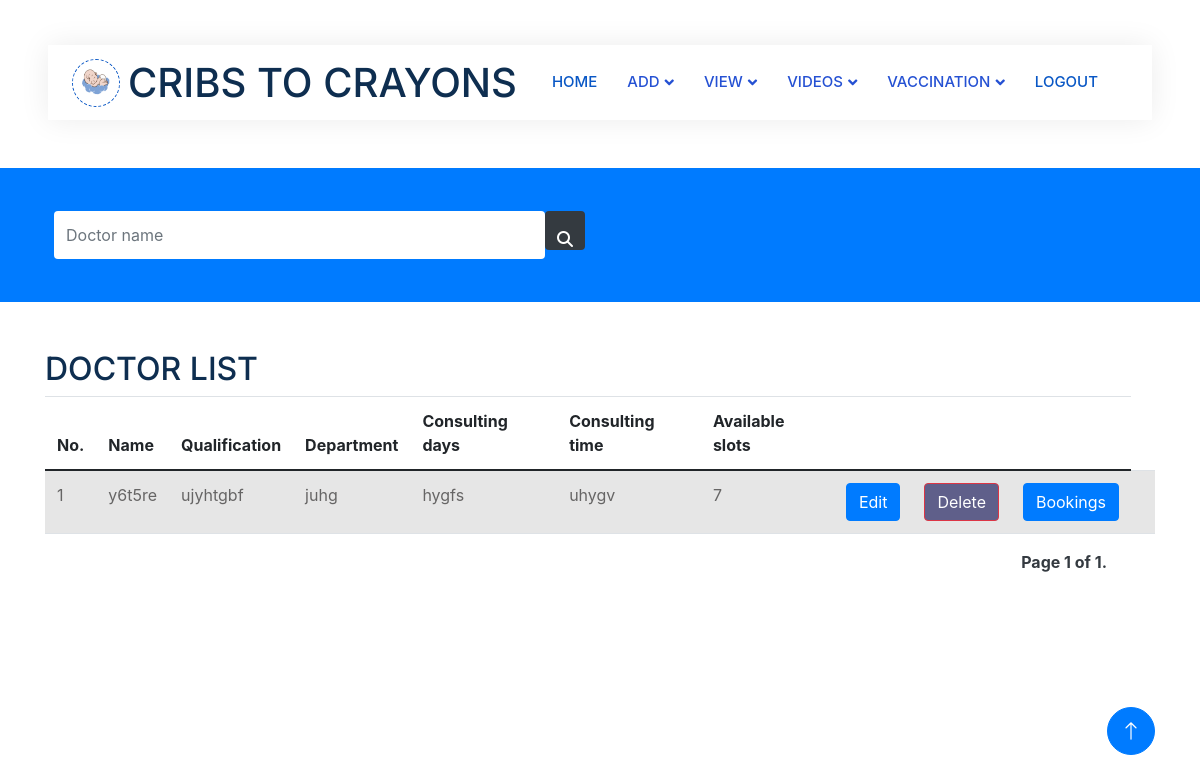
The page /viewdoctorlist (signed in) on the database its author committed.
### app1/models.py (models this page shows)
class Doctor(models.Model):
    hospital_id=models.ForeignKey(Hospital,on_delete=models.CASCADE)
    Doctor_name=models.CharField(max_length=20)
    qualification=models.CharField(max_length=50)
    department=models.CharField(max_length=20)
    consulting_days=models.CharField(max_length=30)
    consulting_time=models.CharField(max_length=20)
    slots=models.IntegerField()
    main_slot=models.IntegerField()
    availability_status=models.CharField(max_length=10,default="AVAILABLE")

### app1/views.py (the view)
# urls.py: path('viewdoctorlist',views.view_doctor,name="viewdoctorlist"),
def view_doctor(request):
    log_id=LoginUser.objects.get(id=request.user.id)
    hospital=Hospital.objects.get(login_id=log_id)
    doctor=Doctor.objects.filter(hospital_id=hospital)
    items_per_page = 5
    paginator = Paginator(doctor, items_per_page)
    page = request.GET.get('page', 1)
    try:
        doctors = paginator.page(page)
    except PageNotAnInteger:
        doctors = paginator.page(1)
    except EmptyPage:
        doctors = paginator.page(paginator.num_pages)
    context={
        'doctor':doctors
    }
    return render(request,'Hospital/viewdoctordetails.html',context)

### template/Hospital/viewdoctordetails.html (shortened to what this page needs)
<!DOCTYPE html>
<html lang="en">
{% load static %}
<head>
    <link rel="stylesheet" href="https://cdnjs.cloudflare.com/ajax/libs/font-awesome/6.5.1/css/all.min.css" />
    <link href="https://cdnjs.cloudflare.com/ajax/libs/font-awesome/5.10.0/css/all.min.css" rel="stylesheet">
    <link href="https://cdn.jsdelivr.net/npm/bootstrap-icons@1.4.1/font/bootstrap-icons.css" rel="stylesheet">
    <link href="{% static 'js/animate.min.css' %}" rel="stylesheet">
    <link href="{% static 'js/owl.carousel.min.css' %}" rel="stylesheet">
    <link href="{% static 'css/bootstrap.min.css' %}" rel="stylesheet">
    <link rel="stylesheet" href="https://stackpath.bootstrapcdn.com/bootstrap/4.5.2/css/bootstrap.min.css">
    <link href="{% static 'css/style.css' %}" rel="stylesheet">
</head>
<body>
    <div class="container-xxl bg-white p-0">
        <div class="container-fluid nav-bar bg-transparent">
            <nav class="navbar navbar-expand-lg bg-white navbar-light py-0 px-4">
                <a href="" class="navbar-brand d-flex align-items-center text-center">
                    <div class="icon p-2 me-2">
                        <img class="img-fluid" src="{% static 'img/logo.gif' %}" alt="Icon" style="width: 30px; height: 30px;">
                    </div>
                    <h1 class="m-0 " >CRIBS TO CRAYONS</h1>
                </a>
                <div class="collapse navbar-collapse" id="navbarCollapse">
                  <div class="navbar-nav ms-auto">
                    <a href="{% url 'hospitalprofile'%}" class="nav-item nav-link active" >HOME</a>
                      <div class="nav-item dropdown">
                          <a href="#" class="nav-link dropdown-toggle" data-bs-toggle="dropdown">ADD</a>
                      </div>
                      <div class="nav-item dropdown">
                        <a href="#" class="nav-link dropdown-toggle" data-bs-toggle="dropdown">VIEW</a>
                    </div>
                    <div class="nav-item dropdown">
                      <a href="#" class="nav-link dropdown-toggle" data-bs-toggle="dropdown">VIDEOS</a>
                  </div>
                    <div class="nav-item dropdown">
                      <a href="#" class="nav-link dropdown-toggle" data-bs-toggle="dropdown">VACCINATION</a>
                </div>
                  <a href="{% url 'login'%}" class="nav-item nav-link active" >LOGOUT</a>
              </div>
            </nav>
        </div>
<br>
<br>
 <div class="container-fluid bg-primary mb-5 wow fadeIn" data-wow-delay="0.1s" style="padding: 35px;">
    <div class="container">
        <div class="row g-2">
            <form method="get" action="{% url 'searchdoctor'%}">
            <div class=" col-md-6 d-flex ">
                <input type="text" class="form-control border-0 py-xl-4  " placeholder="Doctor name" name="search" >
                <div>
                  <button class="btn btn-dark border-0 w-100 py-3" style="height: 70%;" ><i class="fa-solid fa-magnifying-glass"></i></button>
                </div>
        </div>
        </form>
    </div>
    </div>
</div>
<div class="container">
    <h2>DOCTOR LIST</h2>
    <table class="table table-striped">
      <thead>
        <tr>
            <th>No.</th>
          <th>Name</th>
          <th>Qualification</th>
          <th>Department</th>
          <th>Consulting days</th>
          <th>Consulting time</th>
          <th>Available slots</th>
          <th></th>
          <th></th>
          <th></th>
        </tr>
      </thead>
      <tbody>
        {% for i in doctor %}
        <tr>
          <td>{{ forloop.counter0|add:doctor.start_index }}</td>
         <td>{{ i.Doctor_name }}</td>
         <td>{{ i.qualification }}</td>
         <td>{{ i.department }}</td>
         <td>{{ i.consulting_days }}</td>
         <td>{{ i.consulting_time }}</td>
         <td>{{ i.slots }}</td>
          <td>
            <a href="{% url 'editdoctordetails' id=i.id %}" class="btn btn-primary">Edit</a>
           </td>
           <td>
           <a href="{% url 'deletedoctor' id=i.id %}" class="btn btn-danger" style="background-color: rgb(95, 95, 138);">Delete</a>
          </td>
          <td><a href="{% url 'viewappoinment' id=i.id %}" class="btn btn-primary">Bookings</a></td>
          <td></td>
        </tr>
        {% endfor %}
      </tbody>
    </table>
  <div class="pagination mt-3 d-flex justify-content-end pe-5 mb-4  fw-bold text-white text-end ">
    <span class="step-links  ">
      <span class="current text-dark">
        Page {{ doctor.number }} of {{ doctor.paginator.num_pages }}.
      </span>
    </span>
  </div>
  </div>
  <a href="#" class="btn btn-lg btn-primary btn-lg-square back-to-top"><i class="bi bi-arrow-up"></i></a>
</div>
</body>
</html>

### static/css/style.css (style rules this page uses)
:root { --primary: #0957c5; --secondary: #2264ff; --light: #EFFDF5; --dark: #2551d3; }
.back-to-top { position: fixed; display: none; right: 45px; bottom: 45px; z-index: 99; }
.btn { transition: .5s; }
.btn.btn-primary, .btn.btn-secondary { color: #FFFFFF; }
.btn-lg-square { width: 48px; height: 48px; }
.btn-square, .btn-sm-square, .btn-lg-square { padding: 0; display: flex; align-items: center; justify-content: center; font-weight: normal; border-radius: 50px; }
.nav-bar { position: relative; margin-top: 45px; padding: 0 3rem; transition: .5s; z-index: 9999; }
.navbar { box-shadow: 0 0 30px rgba(0, 0, 0, .08); }
.navbar .dropdown-toggle::after { border: none; content: "\f107"; font-family: "Font Awesome 5 Free"; font-weight: 900; vertical-align: middle; margin-left: 5px; transition: .5s; }
.navbar-light .navbar-nav .nav-link { margin-right: 30px; padding: 25px 0; color: #5288e0; font-size: 15px; text-transform: uppercase; outline: none; }
.navbar-light .navbar-nav .nav-link:hover, .navbar-light .navbar-nav .nav-link.active { color: var(--primary); }
.navbar-light .navbar-brand { height: 75px; }
.navbar-light .navbar-nav .nav-link { color: var(--dark); font-weight: 500; }
.icon { padding: 15px; display: inline-flex; align-items: center; justify-content: center; background: #FFFFFF !important; border-radius: 50px; border: 1px dashed var(--primary) !important; }

### rows shown on the page
Doctor: Doctor_name "y6t5re", qualification "ujyhtgbf", department "juhg", consulting_days "hygfs", consulting_time "uhygv", slots "7"

### other values the page prints
{{ doctor.number }} "1"
{{ doctor.paginator.num_pages }} "1"
